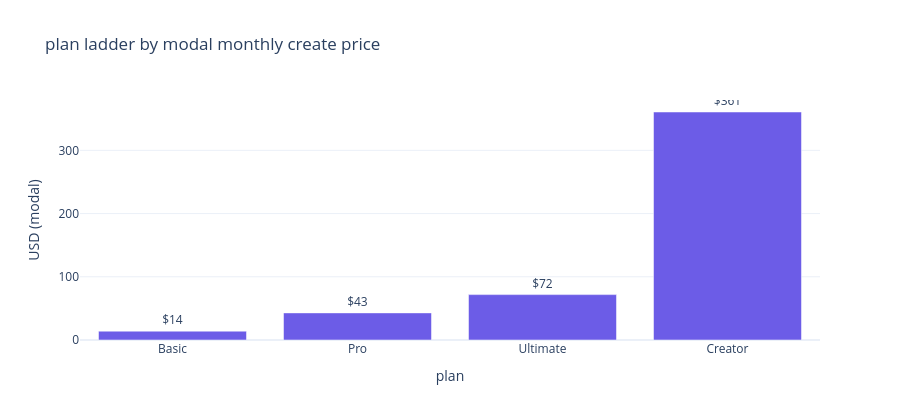
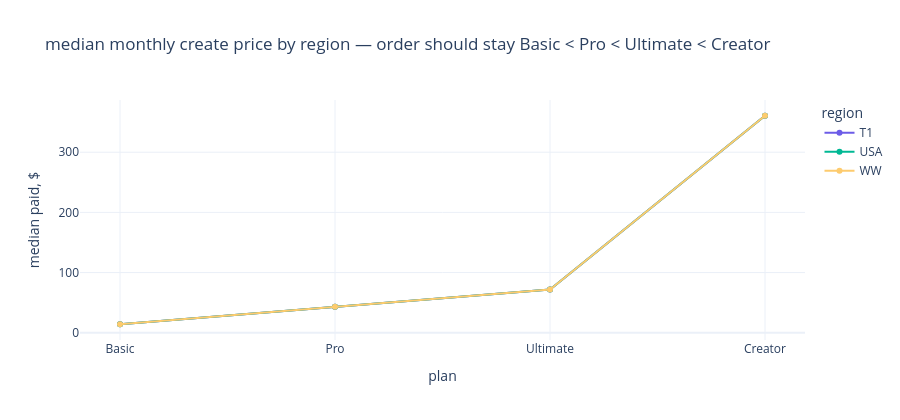
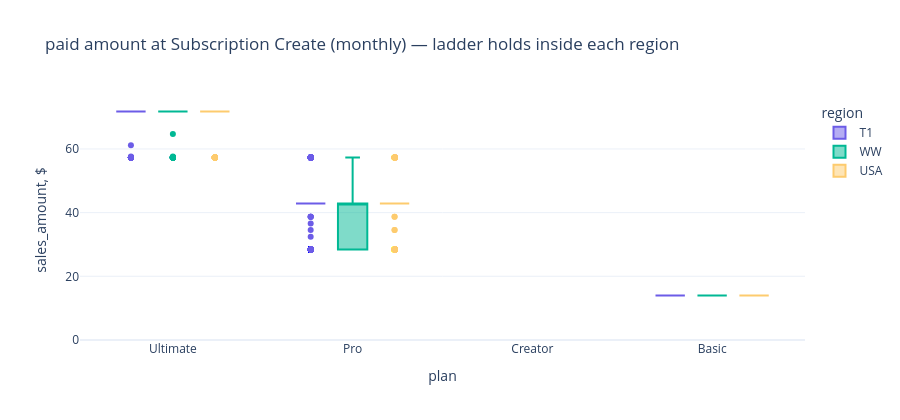

The notebook cell these images were saved under, in order:
### Markdown cell above
We consider the plan logic as Basic < Pro < Ultimate < Creator based on pricing difference, consistent over regions.

### Code cell
# prove the ladder: Basic < Pro < Ultimate < Creator on price, and that order holds by region
LADDER = ['Higgsfield Basic', 'Higgsfield Pro', 'Higgsfield Ultimate', 'Higgsfield Creator']
short = {p: p.replace('Higgsfield ', '') for p in LADDER}

# new monthly subscriptions = clearest list-price signal (exclude credits / updates / annual noise)
create = charges_df[
    (~charges_df['is_credits'])
    & (charges_df['payment_type'] == 'Subscription Create')
    & (charges_df['subscription_period'] == 'month')
    & (charges_df['subscription_plan'].isin(LADDER))
].copy()
create = create.merge(customers_df[['customer', 'region']], on='customer', how='left')

# modal price per plan (= USD list price proxy); everything else is FX / discounts
list_price = (create.groupby('subscription_plan')['sales_amount']
              .agg(lambda s: s.mode().iat[0])
              .reindex(LADDER))
print('modal monthly create price by plan (ladder order):')
print(list_price.round(2).to_string())
print(f'\nstrictly increasing: {list_price.is_monotonic_increasing}')

# region x plan: median paid amount (FX-aware); order should still be Basic < ... < Creator
reg = (create.groupby(['region', 'subscription_plan'])['sales_amount']
       .median().unstack('subscription_plan').reindex(columns=LADDER))
print(f'\nmedian create price by region x plan:\n{reg.round(2).to_string()}')

order_ok = reg.apply(lambda r: r.dropna().is_monotonic_increasing, axis=1)
print(f'\nregions where plan order is preserved: {order_ok.sum()}/{order_ok.notna().sum()}')
if (~order_ok).any():
    print('violations:\n', order_ok[~order_ok])

# plot 1 — overall ladder
lp = list_price.rename(short).reset_index()
lp.columns = ['plan', 'modal_price']
lp['plan'] = pd.Categorical(lp['plan'], list(short.values()), ordered=True)
fig = px.bar(lp, x='plan', y='modal_price', text='modal_price',
             title='plan ladder by modal monthly create price')
fig.update_traces(texttemplate='$%{text:.0f}', textposition='outside')
fig.update_layout(yaxis_title='USD (modal)', showlegend=False)
fig.show()

# plot 2 — same ladder by region
long = reg.reset_index().melt(id_vars='region', var_name='plan', value_name='median_price')
long = long.dropna(subset=['median_price'])
long['plan'] = long['plan'].map(short)
long['plan'] = pd.Categorical(long['plan'], list(short.values()), ordered=True)
fig = px.line(long, x='plan', y='median_price', color='region', markers=True,
              title='median monthly create price by region — order should stay Basic < Pro < Ultimate < Creator')
fig.update_yaxes(title='median paid, $')
fig.show()

# plot 3 — distribution check (box), still ordered
box = create.copy()
box['plan'] = pd.Categorical(box['subscription_plan'].map(short), list(short.values()), ordered=True)
fig = px.box(box, x='plan', y='sales_amount', color='region',
             title='paid amount at Subscription Create (monthly) — ladder holds inside each region')
fig.update_yaxes(title='sales_amount, $', range=[0, box['sales_amount'].quantile(0.99) * 1.05])
fig.show()

### Figure 1 — Plotly figure (JSON) as saved in the notebook; plotly's stock layout.template omitted (floating-point values rounded to 4 significant figures)
{"data": [{"hovertemplate": "plan=%{x}<br>modal_price=%{text}<extra></extra>", "legendgroup": "", "marker": {"color": "#6C5CE7", "pattern": {"shape": ""}}, "name": "", "orientation": "v", "showlegend": false, "text": [14.0, 42.89, 71.78, 360.7], "textposition": "outside", "texttemplate": "$%{text:.0f}", "type": "bar", "x": ["Basic", "Pro", "Ultimate", "Creator"], "xaxis": "x", "y": [14.0, 42.89, 71.78, 360.7], "yaxis": "y"}], "layout": {"barmode": "relative", "height": 420, "legend": {"tracegroupgap": 0}, "showlegend": false, "title": {"text": "plan ladder by modal monthly create price"}, "xaxis": {"anchor": "y", "domain": [0.0, 1.0], "title": {"text": "plan"}}, "yaxis": {"anchor": "x", "domain": [0.0, 1.0], "title": {"text": "USD (modal)"}}}}

### Figure 2 — Plotly figure (JSON) as saved in the notebook; plotly's stock layout.template omitted (floating-point values rounded to 4 significant figures)
{"data": [{"hovertemplate": "region=T1<br>plan=%{x}<br>median_price=%{y}<extra></extra>", "legendgroup": "T1", "line": {"color": "#6C5CE7", "dash": "solid"}, "marker": {"symbol": "circle"}, "mode": "lines+markers", "name": "T1", "orientation": "v", "showlegend": true, "type": "scatter", "x": ["Basic", "Pro", "Ultimate", "Creator"], "xaxis": "x", "y": [14.0, 42.89, 71.78, 360.7], "yaxis": "y"}, {"hovertemplate": "region=USA<br>plan=%{x}<br>median_price=%{y}<extra></extra>", "legendgroup": "USA", "line": {"color": "#00B894", "dash": "solid"}, "marker": {"symbol": "circle"}, "mode": "lines+markers", "name": "USA", "orientation": "v", "showlegend": true, "type": "scatter", "x": ["Basic", "Pro", "Ultimate", "Creator"], "xaxis": "x", "y": [14.0, 42.89, 71.78, 360.7], "yaxis": "y"}, {"hovertemplate": "region=WW<br>plan=%{x}<br>median_price=%{y}<extra></extra>", "legendgroup": "WW", "line": {"color": "#FDCB6E", "dash": "solid"}, "marker": {"symbol": "circle"}, "mode": "lines+markers", "name": "WW", "orientation": "v", "showlegend": true, "type": "scatter", "x": ["Basic", "Pro", "Ultimate", "Creator"], "xaxis": "x", "y": [14.0, 42.89, 71.78, 360.7], "yaxis": "y"}], "layout": {"height": 420, "legend": {"title": {"text": "region"}, "tracegroupgap": 0}, "title": {"text": "median monthly create price by region — order should stay Basic < Pro < Ultimate < Creator"}, "xaxis": {"anchor": "y", "domain": [0.0, 1.0], "title": {"text": "plan"}}, "yaxis": {"anchor": "x", "domain": [0.0, 1.0], "title": {"text": "median paid, $"}}}}

### Figure 3 — Plotly figure (JSON) as saved in the notebook; plotly's stock layout.template omitted (floating-point values rounded to 4 significant figures; data arrays with more than 128 entries replaced by an {"elided": "..."} marker saying what was removed)
{"data": [{"alignmentgroup": "True", "hovertemplate": "region=T1<br>plan=%{x}<br>sales_amount=%{y}<extra></extra>", "legendgroup": "T1", "marker": {"color": "#6C5CE7"}, "name": "T1", "notched": false, "offsetgroup": "T1", "orientation": "v", "showlegend": true, "type": "box", "x": {"elided": "8040 str values"}, "x0": " ", "xaxis": "x", "y": {"elided": "8040 float values"}, "y0": " ", "yaxis": "y"}, {"alignmentgroup": "True", "hovertemplate": "region=WW<br>plan=%{x}<br>sales_amount=%{y}<extra></extra>", "legendgroup": "WW", "marker": {"color": "#00B894"}, "name": "WW", "notched": false, "offsetgroup": "WW", "orientation": "v", "showlegend": true, "type": "box", "x": {"elided": "5289 str values"}, "x0": " ", "xaxis": "x", "y": {"elided": "5289 float values"}, "y0": " ", "yaxis": "y"}, {"alignmentgroup": "True", "hovertemplate": "region=USA<br>plan=%{x}<br>sales_amount=%{y}<extra></extra>", "legendgroup": "USA", "marker": {"color": "#FDCB6E"}, "name": "USA", "notched": false, "offsetgroup": "USA", "orientation": "v", "showlegend": true, "type": "box", "x": {"elided": "4143 str values"}, "x0": " ", "xaxis": "x", "y": {"elided": "4143 float values"}, "y0": " ", "yaxis": "y"}], "layout": {"boxmode": "group", "height": 420, "legend": {"title": {"text": "region"}, "tracegroupgap": 0}, "title": {"text": "paid amount at Subscription Create (monthly) — ladder holds inside each region"}, "xaxis": {"anchor": "y", "domain": [0.0, 1.0], "title": {"text": "plan"}}, "yaxis": {"anchor": "x", "domain": [0.0, 1.0], "range": [0, 75.37], "title": {"text": "sales_amount, $"}}}}
